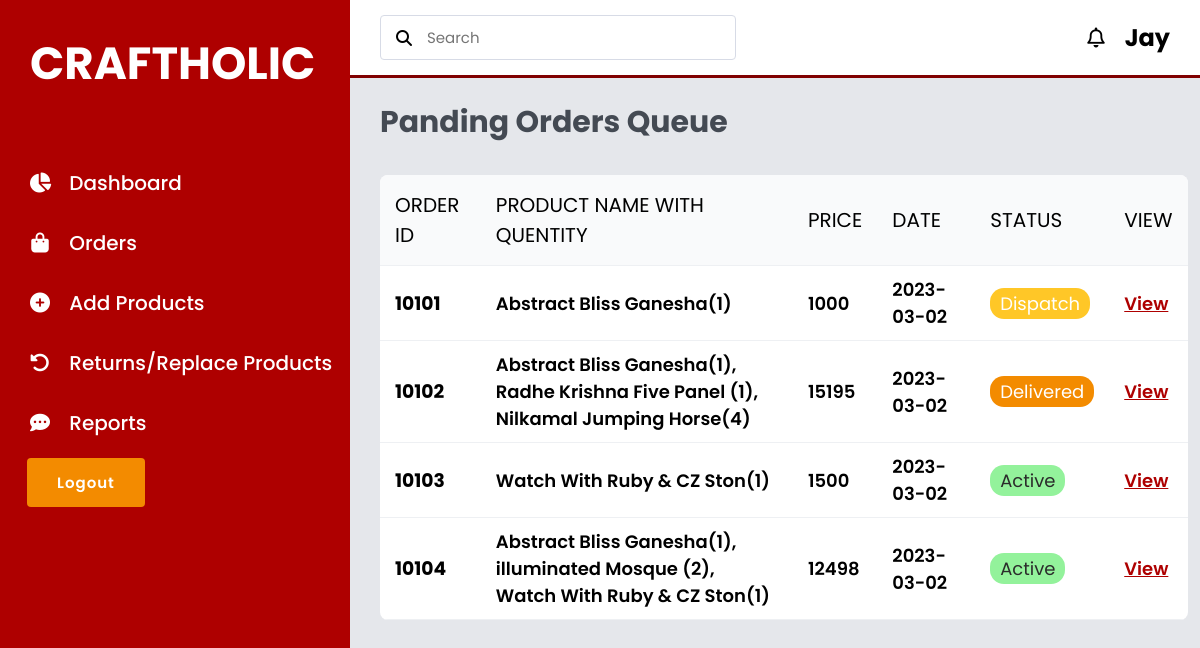
The app's page /Admin/Admin-orders.php (signed in), older data.
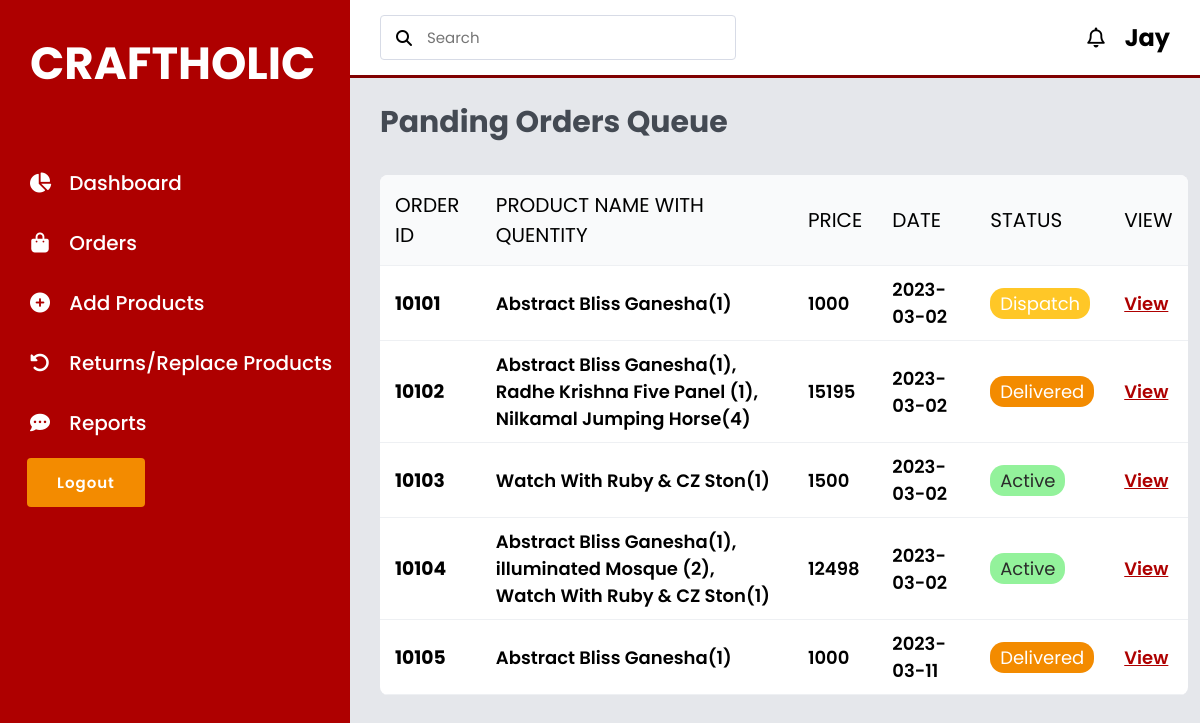
The same page, newer data.
### tables this page shows
CREATE TABLE `shippingaddress` (
  `sa_id` bigint(5) NOT NULL,
  `Date` date NOT NULL,
  `Status` varchar(10) NOT NULL,
  `Name` varchar(50) NOT NULL,
  `Number` int(10) NOT NULL,
  `Email` varchar(35) NOT NULL,
  `Method` varchar(10) NOT NULL,
  `Flat` varchar(20) NOT NULL,
  `Street` varchar(20) NOT NULL,
  `City` varchar(25) NOT NULL,
  `State` varchar(30) NOT NULL,
  `Country` varchar(10) NOT NULL,
  `Pincode` int(6) NOT NULL,
  `Totalproducts` varchar(255) NOT NULL,
  `TotalPrice` int(255) NOT NULL
);

### Admin/Admin-orders.php (the view, shortened to what this page needs)
<?php
include("../Includes/Connection.php");
?>
<!DOCTYPE html>
<html lang="en">
<head>
    <link rel="stylesheet" href="../CSS/Admin.css">
    <link rel="stylesheet" href="https://cdnjs.cloudflare.com/ajax/libs/font-awesome/6.2.0/css/all.min.css">
</head>
<body>
    <?php include('IncludesAdmin/Menu.php'); ?>
    <section id="InterFace">
        <div class="Navigation">
            <div class="N1">
                <div class="Search">
                    <i class="fa-solid fa-search"></i>
                    <input type="text" placeholder="Search" id="">
                </div>
            </div>
            <div class="Profile">
                <i class="fa-solid fa-bell"></i>
                <h2><?php
                    if ($_SESSION['AdminLoginID']) {
                        echo $_SESSION['AdminLoginID'];
                    }
                    ?>
                </h2>
            </div>
        </div>
        <h3 class="I-name-2 order-I-Name-2">
            Panding Orders Queue
        </h3>
        <div class="Board">
            <table width="100%">
                <thead>
                    <tr>
                        <td>Order id</td>
                        <td>Product Name with Quentity</td>
                        <td>Price</td>
                        <td>Date</td>
                        <td>Status</td>
                        <td>View</td>
                    </tr>
                </thead>
                <?php
                $Select_Orders = mysqli_query($conn, "SELECT * FROM `shippingaddress`");
                if (mysqli_num_rows($Select_Orders) > 0) {
                    while ($row = mysqli_fetch_assoc($Select_Orders)) {
                ?>
                        <tbody>
                            <tr>
                                <td class="product-ID">
                                    <h3><?php echo $row['sa_id']; ?></h3>
                                </td>
                                <td class="Product-name">
                                    <h5><?php echo $row['Totalproducts']; ?></h5>
                                </td>
                                <td class="Price">
                                    <h5><?php echo $row['TotalPrice']; ?></h5>
                                </td>
                                <td class="Date">
                                    <h5><?php echo $row['Date']; ?></h5>
                                </td>
                                <td class="Active">
                                    <?php
                                    if ($row['Status'] == 'Active') {
                                        echo '  <p style="  background: #93f29b;
                                            padding: 2px 10px;
                                            display: inline-block;
                                            border-radius: 14px;
                                            color: #2b2b2b;">' . $row['Status'] . '</p>';
                                    } elseif ($row['Status'] == 'Dispatch') {
                                        echo '  <p style="  background: #ffc727;
                                            padding: 2px 10px;
                                            display: inline-block;
                                            border-radius: 14px;
                                            color: #FFF;">' . $row['Status'] . '</p>';
                                    } else {
                                        echo '  <p style="  background: #f38b00;
                                        padding: 2px 10px;
                                        display: inline-block;
                                        border-radius: 14px;
                                        color: #FFF;">' . $row['Status'] . '</p>';
                                    }
                                    ?>
                                </td>
                                <form action="OrderDetails.php" method="get">
                                    <td class="Edit">
                                        <a href="OrderDetails.php?Order_id=<?php echo $row['sa_id']; ?>">View</a>
                                    </td>
                                </form>
                            </tr>
                        </tbody>
                <?php
                    }
                }
                ?>
            </table>
        </div>
    </section>
</body>
</html>

Row changes from the older to the newer data that the page shows:
added shippingaddress: sa_id "10105", Totalproducts "Abstract Bliss Ganesha(1)", TotalPrice "1000", Date "2023-03-11", Status "Delivered"
